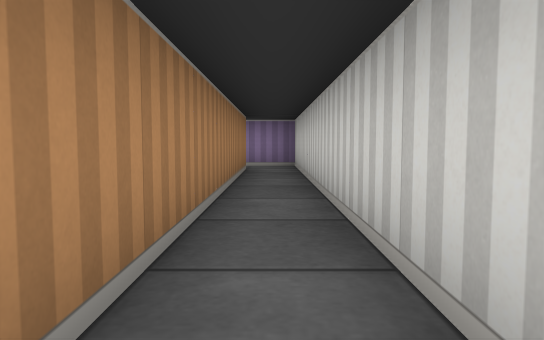
View 1 (above)

14 first-person views from a walk through a cub3D maze. The camera is about half as high as the walls, tilts 4° down and sees 70° across. The floor is counted in squares. Each view is taken from the middle of a square. On the plan, view 1 faces up. The plan holds only what a view shows up to about 9 squares ahead; the rest is blank.

View 2
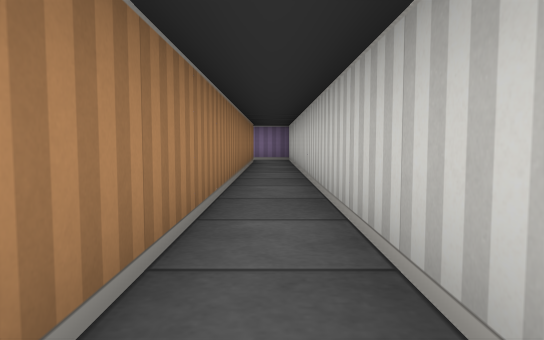

View 3
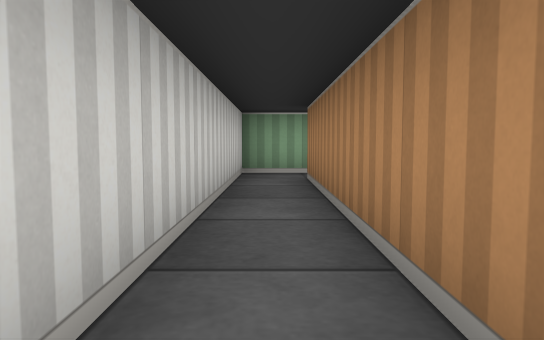

View 4
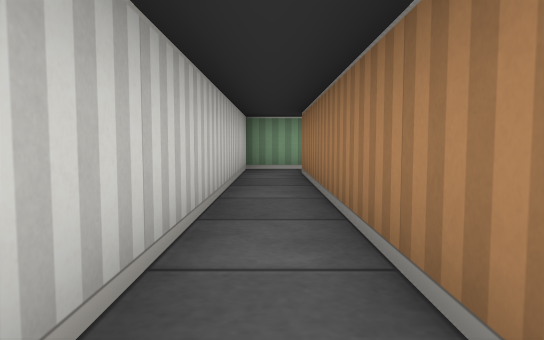

View 5
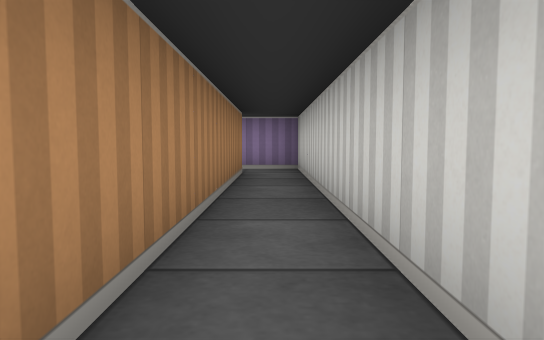

View 6
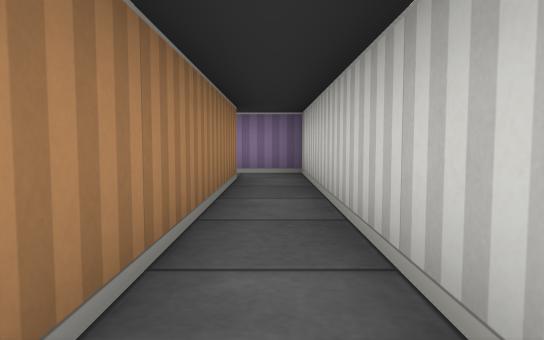

View 7
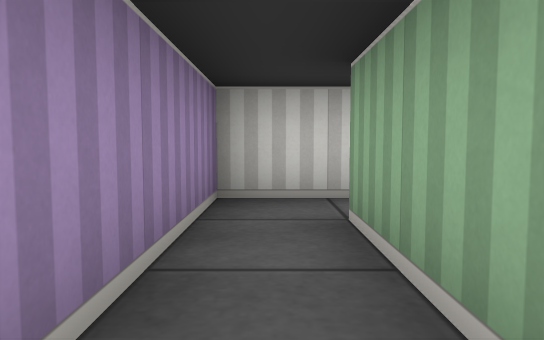

View 8
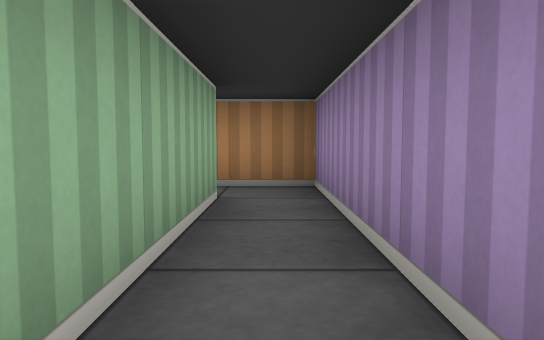

View 9
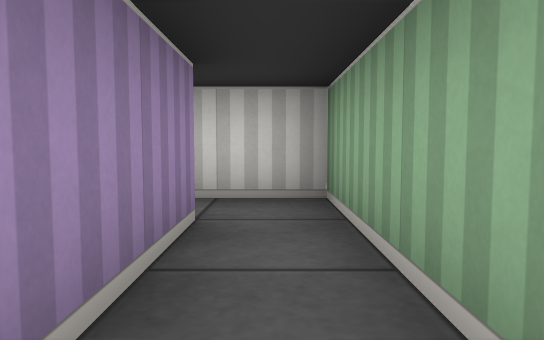

View 10
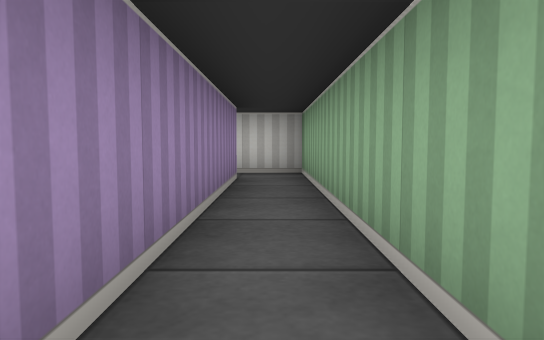

View 11
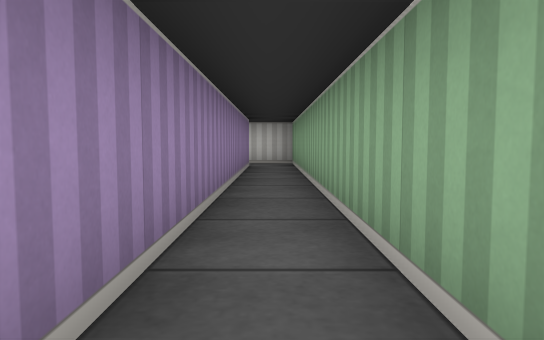

View 12
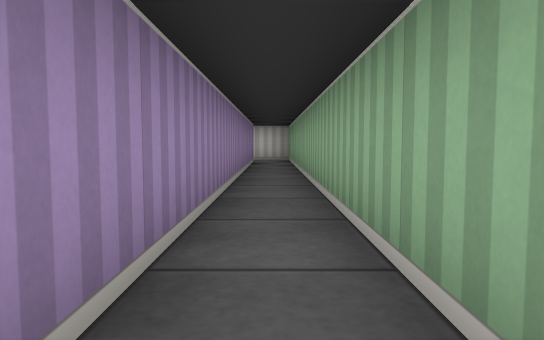

View 13
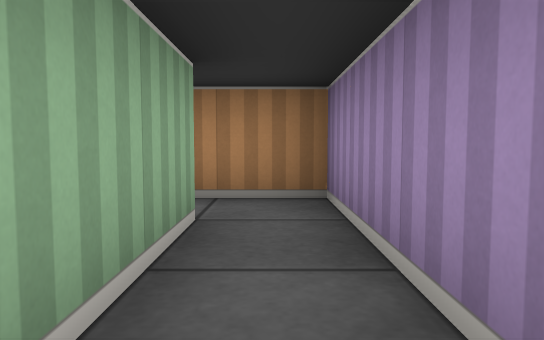

View 14
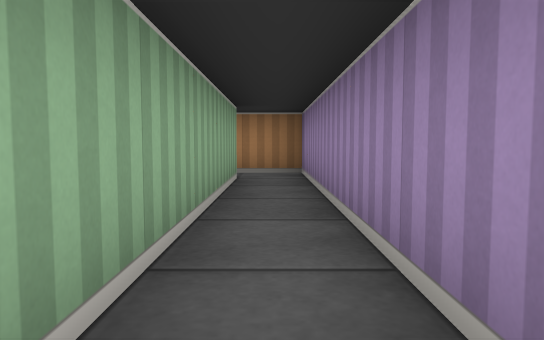

### Floor plan
Points are (right, up) in squares from view 1. A wall is a line through its corners. A room is listed if a view was taken in it or the views show most of it. See-through windows are left out.
Room 1 (views 1, 2, 3, 4, 5, 6, 9, 10, 11, 12, 13, 14)
walls: (-0.5, 7.5) (-0.5, -5.5) (-11.5, -5.5) (-11.5, -6.8); (-10.5, -6.5) (0.5, -6.5) (0.5, 7.5)
ways out: opening at (0, 7) to room 2; opening at (-11, -7)
Room 2 (views 7, 8)
walls: (-3.5, 7.5) (-0.5, 7.5); (0.5, 7.5) (0.5, 8.5) (-4.5, 8.5) (-4.5, 7.2)
ways out: opening at (0, 7) to room 1; opening at (-4, 7)

Where each view was taken, in squares from view 1:
view 1: 0 up, 0 right, facing up
view 2: 3 down, 0 right, facing up
view 3: 0 up, 0 right, facing down
view 4: 1 up, 0 right, facing down
view 5: 1 up, 0 right, facing up
view 6: 2 up, 0 right, facing up
view 7: 8 up, 3 left, facing right
view 8: 8 up, 0 right, facing left
view 9: 6 down, 3 left, facing right
view 10: 6 down, 6 left, facing right
view 11: 6 down, 9 left, facing right
view 12: 6 down, 11 left, facing right
view 13: 6 down, 8 left, facing left
view 14: 6 down, 5 left, facing left
